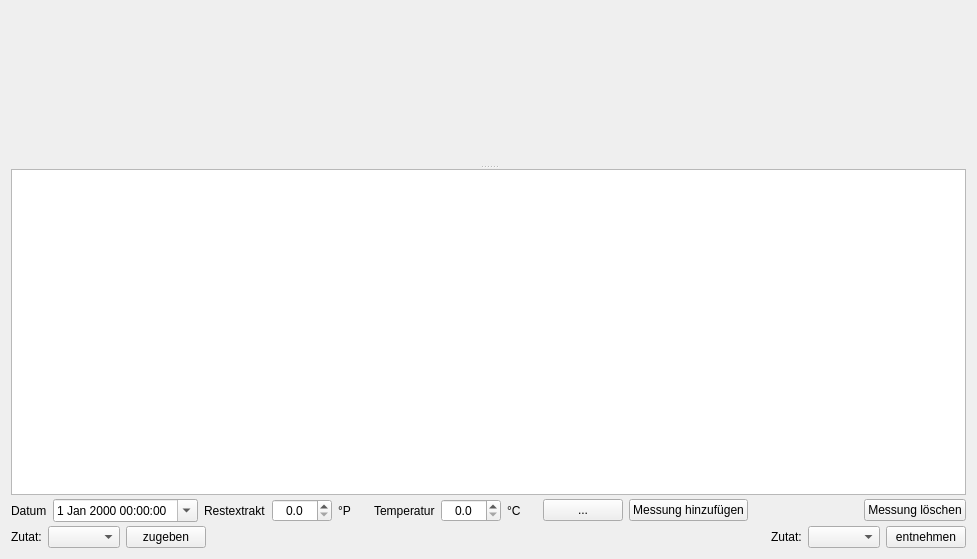
     <widget class="QWidget" name="pageHauptgaerung">
      <property name="geometry">
       <rect>
        <x>0</x>
        <y>0</y>
        <width>977</width>
        <height>559</height>
       </rect>
      </property>
      <property name="toolTip">
       <string>&lt;html&gt;&lt;head/&gt;&lt;body&gt;&lt;p&gt;Dies ist das Feld für die Messungen der &lt;span style=&quot; font-weight:600;&quot;&gt;Hauptgärung&lt;/span&gt;.&lt;/p&gt;&lt;p&gt;Die Hauptgärung gibt Auskunft über die Hefearbeit und damit der &lt;span style=&quot; font-weight:600;&quot;&gt;Hefeaktivität&lt;/span&gt;. Ziel ist es, den Endvergärungsgrad (EVG) innerhalb der Parameter der Hefe laut Herstellerangaben zu erreichen. Bei einer durchnittlichen Hefe sind dies 70%. Optimale Parameter bedeutet ein Maximum an Wirkungsgrad der jeweiligen Hefe. Werte unterhalb der Hefe-Parameter bedeuten unvergorenen Zucker und haben oft einen Fehlgeschmack zur Folge, der sich süßlich, auch Mastigkeit genannt, bemerkbar macht.&lt;/p&gt;&lt;p&gt;Die jeweils letzte Messung wird im Tab Braudaten für den Endvergärungsgrad und den Alkoholgehalt, im Tab Abfülldaten im Feld Sudhausausbeute übernommen. Die Werte der Schnellgärprobe werden primär in die genannten Felder eingetragen.&lt;/p&gt;&lt;p&gt;In allen Fällen sind aber die Werte der Hauptgärung bestimmend.&lt;/p&gt;&lt;/body&gt;&lt;/html&gt;</string>
      </property>
      <attribute name="label">
       <string>Hauptgärung</string>
      </attribute>
      <layout class="QVBoxLayout" name="verticalLayout_5">
       <property name="spacing">
        <number>4</number>
       </property>
       <item>
        <widget class="QSplitter" name="splitterHauptgaerung">
         <property name="orientation">
          <enum>Qt::Vertical</enum>
         </property>
         <widget class="WdgDiagramView" name="widget_DiaHauptgaerverlauf" native="true">
          <property name="minimumSize">
           <size>
            <width>0</width>
            <height>100</height>
           </size>
          </property>
         </widget>
         <widget class="QWidget" name="verticalLayoutWidget_2">
          <layout class="QVBoxLayout" name="verticalLayout_4">
           <property name="spacing">
            <number>4</number>
           </property>
           <item>
            <widget class="TableView" name="tableWidget_Hauptgaerverlauf">
             <property name="alternatingRowColors">
              <bool>true</bool>
             </property>
             <property name="selectionBehavior">
              <enum>QAbstractItemView::SelectRows</enum>
             </property>
             <attribute name="verticalHeaderVisible">
              <bool>false</bool>
             </attribute>
            </widget>
           </item>
           <item>
            <widget class="QWidget" name="wdgEditHauptgaerung1" native="true">
             <layout class="QHBoxLayout" name="horizontalLayout_95">
              <property name="leftMargin">
               <number>0</number>
              </property>
              <property name="topMargin">
               <number>0</number>
              </property>
              <property name="rightMargin">
               <number>0</number>
              </property>
              <property name="bottomMargin">
               <number>0</number>
              </property>
              <item>
               <widget class="QLabel" name="label_33">
                <property name="text">
                 <string>Datum</string>
                </property>
               </widget>
              </item>
              <item>
               <widget class="DateTimeEdit" name="tbDatumHautgaerprobe">
                <property name="toolTip">
                 <string>&lt;html&gt;&lt;head/&gt;&lt;body&gt;&lt;p&gt;Hier wird &lt;span style=&quot; font-weight:600;&quot;&gt;Datum&lt;/span&gt; und &lt;span style=&quot; font-weight:600;&quot;&gt;Uhrzeit&lt;/span&gt; der &lt;span style=&quot; font-weight:600;&quot;&gt;Hauptgärung&lt;/span&gt; eingetragen.&lt;/p&gt;&lt;p&gt;So keine manuelle Eingabe erfolgt, übernimmt der Kleine Brauhelfer die Computerzeit.&lt;/p&gt;&lt;p&gt;Über den Pfeil rechts kann die Kalenderfunktion aktiviert werden.&lt;/p&gt;&lt;/body&gt;&lt;/html&gt;</string>
                </property>
                <property name="calendarPopup">
                 <bool>true</bool>
                </property>
               </widget>
              </item>
              <item>
               <widget class="QLabel" name="label_34">
                <property name="text">
                 <string>Restextrakt</string>
                </property>
               </widget>
              </item>
              <item>
               <widget class="DoubleSpinBox" name="tbSWHauptgaerprobe">
                <property name="minimumSize">
                 <size>
                  <width>60</width>
                  <height>0</height>
                 </size>
                </property>
                <property name="toolTip">
                 <string>&lt;html&gt;&lt;head/&gt;&lt;body&gt;&lt;p&gt;Hier wird der alkoholkorrigierte &lt;span style=&quot; font-weight:600;&quot;&gt;Restextrakt&lt;/span&gt; der &lt;span style=&quot; font-weight:600;&quot;&gt;Hauptgärung&lt;/span&gt; eingegeben. Ist der korrigierte Wert unbekannt, empfiehlt es sich den Button rechts zu nutzen.&lt;/p&gt;&lt;p&gt;Die Korrektur der alkoholbedingten Abweichung lässt sich mit Formeln wie der des US-Amerikaners Sean Terrill auch manuell berechnen. Die Fachliteratur und die Theorieteile von Rezeptesammlungen tauchen hier tief in die Materie ein.&lt;/p&gt;&lt;p&gt;&lt;span style=&quot; font-weight:600; color:#fc0107;&quot;&gt;Achtung:&lt;/span&gt; Auf alle Fälle ist im Feld Restextrakt &lt;span style=&quot; font-weight:600;&quot;&gt;nicht direkt&lt;/span&gt; der Wert der Bierspindel einzutragen oder die auf Plato umgerechnete Messung des Refraktometers. Dies führte zu erheblichen Messfehlern und Fehlinterpretationen.&lt;/p&gt;&lt;/body&gt;&lt;/html&gt;</string>
                </property>
                <property name="alignment">
                 <set>Qt::AlignCenter</set>
                </property>
                <property name="decimals">
                 <number>1</number>
                </property>
                <property name="singleStep">
                 <double>0.100000000000000</double>
                </property>
               </widget>
              </item>
              <item>
               <widget class="QLabel" name="label_4">
                <property name="minimumSize">
                 <size>
                  <width>30</width>
                  <height>0</height>
                 </size>
                </property>
                <property name="maximumSize">
                 <size>
                  <width>30</width>
                  <height>16777215</height>
                 </size>
                </property>
                <property name="text">
                 <string>°P</string>
                </property>
               </widget>
              </item>
              <item>
               <widget class="QLabel" name="label_163">
                <property name="text">
                 <string>Temperatur</string>
                </property>
               </widget>
              </item>
              <item>
               <widget class="DoubleSpinBox" name="tbTempHauptgaerprobe">
                <property name="minimumSize">
                 <size>
                  <width>60</width>
                  <height>0</height>
                 </size>
                </property>
                <property name="toolTip">
                 <string>&lt;html&gt;&lt;head/&gt;&lt;body&gt;&lt;p&gt;Hier wird die &lt;span style=&quot; font-weight:600;&quot;&gt;Temperatur&lt;/span&gt; der &lt;span style=&quot; font-weight:600;&quot;&gt;Hauptgärung&lt;/span&gt; angegeben.&lt;/p&gt;&lt;p&gt;Üblicherweise soll der vom Hersteller empfohlene &lt;span style=&quot; font-weight:600;&quot;&gt;Temperaturkorridor&lt;/span&gt; für die &lt;span style=&quot; font-weight:600;&quot;&gt;Hefearbeit&lt;/span&gt; eingehalten werden. &lt;/p&gt;&lt;p&gt;Zusätzlich können über eine ausgeklügelte Gärführung bestimmte Aromaprofile von Hefen verstärkt oder abgeschwächt werden. Näheres ist hierzu in der Fachliteratur oder Fachforen in Erfahrung zu bringen.&lt;/p&gt;&lt;/body&gt;&lt;/html&gt;</string>
                </property>
                <property name="alignment">
                 <set>Qt::AlignCenter</set>
                </property>
                <property name="decimals">
                 <number>1</number>
                </property>
                <property name="singleStep">
                 <double>0.100000000000000</double>
                </property>
               </widget>
              </item>
              <item>
               <widget class="QLabel" name="label_5">
                <property name="minimumSize">
                 <size>
                  <width>30</width>
                  <height>0</height>
                 </size>
                </property>
                <property name="maximumSize">
                 <size>
                  <width>30</width>
                  <height>16777215</height>
                 </size>
                </property>
                <property name="text">
                 <string>°C</string>
                </property>
               </widget>
              </item>
              <item>
               <widget class="QPushButton" name="btnSWHauptgaerverlauf">
                <property name="toolTip">
                 <string>&lt;html&gt;&lt;head/&gt;&lt;body&gt;&lt;p&gt;Über diesen Button &lt;span style=&quot; font-weight:600;&quot;&gt;korrigiert&lt;/span&gt; der Kleine Brauhelfer &lt;span style=&quot; font-weight:600;&quot;&gt;Messfehler&lt;/span&gt; der &lt;span style=&quot; font-weight:600;&quot;&gt;Hauptgärung  &lt;/span&gt;von Bierspindel und Refraktometer und berechnet den korrekten Restextrakt anhand der aktuell gemessenen Temperatur.&lt;/p&gt;&lt;p&gt;Bei Messung des Extraktgehalts eines alkoholhaltigen Jungbiers mit dem Refraktometer wird der Wert durch den Alkohol verfälscht. Wenn die ursprüngliche Stammwürze bekannt ist, kann man diesen Fehler korrigieren.&lt;/p&gt;&lt;p&gt;Zur Beachtung: Eine höhere Temperatur im Gärgefäß im Vergleich zur Außentemperatur ist während größerer Hefeaktivität um 1°C bis 2°C durchaus üblich.&lt;/p&gt;&lt;/body&gt;&lt;/html&gt;</string>
                </property>
                <property name="text">
                 <string notr="true">...</string>
                </property>
               </widget>
              </item>
              <item>
               <widget class="QPushButton" name="btnAddHauptgaerMessung">
                <property name="toolTip">
                 <string>&lt;html&gt;&lt;head/&gt;&lt;body&gt;&lt;p&gt;Hiermit werden die in den Feldern Datum, Restextrakt und Temperatur eingegebenen Werte der &lt;span style=&quot; font-weight:600;&quot;&gt;Hauptgärung &lt;/span&gt;als neue &lt;span style=&quot; font-weight:600;&quot;&gt;Messung&lt;/span&gt; in die Tabelle aufgenommen.&lt;/p&gt;&lt;/body&gt;&lt;/html&gt;</string>
                </property>
                <property name="text">
                 <string>Messung hinzufügen</string>
                </property>
               </widget>
              </item>
              <item>
               <spacer name="horizontalSpacer_68">
                <property name="orientation">
                 <enum>Qt::Horizontal</enum>
                </property>
                <property name="sizeHint" stdset="0">
                 <size>
                  <width>18</width>
                  <height>20</height>
                 </size>
                </property>
               </spacer>
              </item>
              <item>
               <widget class="QPushButton" name="btnDelHauptgaerMessung">
                <property name="toolTip">
                 <string>&lt;html&gt;&lt;head/&gt;&lt;body&gt;&lt;p&gt;Hier wird eine &lt;span style=&quot; font-weight:600;&quot;&gt;Messung &lt;/span&gt;der &lt;span style=&quot; font-weight:600;&quot;&gt;Hauptgärung gelöscht&lt;/span&gt;. Sie muss dazu markiert sein.&lt;/p&gt;&lt;/body&gt;&lt;/html&gt;</string>
                </property>
                <property name="text">
                 <string>Messung löschen</string>
                </property>
               </widget>
              </item>
             </layout>
            </widget>
           </item>
           <item>
            <widget class="QWidget" name="wdgEditHauptgaerung2" native="true">
             <layout class="QHBoxLayout" name="horizontalLayout_22">
              <property name="leftMargin">
               <number>0</number>
              </property>
              <property name="topMargin">
               <number>0</number>
              </property>
              <property name="rightMargin">
               <number>0</number>
              </property>
              <property name="bottomMargin">
               <number>0</number>
              </property>
              <item>
               <widget class="QWidget" name="widget_EwzZugeben" native="true">
                <layout class="QHBoxLayout" name="horizontalLayout_23">
                 <property name="leftMargin">
                  <number>0</number>
                 </property>
                 <property name="topMargin">
                  <number>0</number>
                 </property>
                 <property name="rightMargin">
                  <number>0</number>
                 </property>
                 <property name="bottomMargin">
                  <number>0</number>
                 </property>
                 <item>
                  <widget class="QLabel" name="label_3">
                   <property name="text">
                    <string>Zutat:</string>
                   </property>
                  </widget>
                 </item>
                 <item>
                  <widget class="ComboBox" name="comboBox_GaerungEwzAuswahl">
                   <property name="toolTip">
                    <string>&lt;html&gt;&lt;head/&gt;&lt;body&gt;&lt;p&gt;Der Klick auf den Button &lt;span style=&quot; font-weight:600;&quot;&gt;Zutat&lt;/span&gt; öffnet die Liste der im Rezept festgelegten Zutaten zur Zugabe. Im Tab Rezept ist dies ebenfalls möglich.&lt;/p&gt;&lt;p&gt;Wird die &lt;span style=&quot; font-weight:600;&quot;&gt;Zugabe&lt;/span&gt; und &lt;span style=&quot; font-weight:600;&quot;&gt;Entnahme&lt;/span&gt; nicht ausgeführt, kann später der Sud nicht als abgefüllt markiert werden.&lt;/p&gt;&lt;p&gt;In den Tabs &lt;span style=&quot; font-weight:600;&quot;&gt;Rezept&lt;/span&gt; und im &lt;span style=&quot; font-weight:600;&quot;&gt;Spickzettel&lt;/span&gt; ist der Zeitpunkt der Gabe und Entnahme eingestellt.&lt;/p&gt;&lt;/body&gt;&lt;/html&gt;</string>
                   </property>
                  </widget>
                 </item>
                 <item>
                  <widget class="QPushButton" name="btnGaerungEwzZugeben">
                   <property name="toolTip">
                    <string>&lt;html&gt;&lt;head/&gt;&lt;body&gt;&lt;p&gt;Mit Klick auf diesen Button wird dem Kleinen Brauhelfer die &lt;span style=&quot; font-weight:600;&quot;&gt;Zugabe&lt;/span&gt; einer Zutat mitgeteilt. An verschiedenen Stellen des Programms wird dies berücksichtigt.&lt;/p&gt;&lt;p&gt;Im Tab Rezept kann man im Reiter &lt;span style=&quot; font-weight:600;&quot;&gt;Weitere Zutaten &lt;/span&gt;ebenfalls Zutaten zugeben (und entnehmen).&lt;/p&gt;&lt;p&gt;Wird der Klick auf &lt;span style=&quot; font-weight:600;&quot;&gt;zugeben &lt;/span&gt;und &lt;span style=&quot; font-weight:600;&quot;&gt;entnehmen&lt;/span&gt; vergessen, kann später der Sud nicht als abgefüllt markiert werden. In den Tabs Rezept und Spickzettel ist der Zeitpunkt der Gabe und Entnahme festgehalten.&lt;/p&gt;&lt;/body&gt;&lt;/html&gt;</string>
                   </property>
                   <property name="text">
                    <string>zugeben</string>
                   </property>
                  </widget>
                 </item>
                 <item>
                  <spacer name="horizontalSpacer_2">
                   <property name="orientation">
                    <enum>Qt::Horizontal</enum>
                   </property>
                   <property name="sizeType">
                    <enum>QSizePolicy::Expanding</enum>
                   </property>
                   <property name="sizeHint" stdset="0">
                    <size>
                     <width>100</width>
                     <height>20</height>
                    </size>
                   </property>
                  </spacer>
                 </item>
                </layout>
               </widget>
              </item>
              <item>
               <widget class="QWidget" name="widget_EwzEntnehmen" native="true">
                <layout class="QHBoxLayout" name="horizontalLayout_24">
                 <property name="leftMargin">
                  <number>0</number>
                 </property>
                 <property name="topMargin">
                  <number>0</number>
                 </property>
                 <property name="rightMargin">
                  <number>0</number>
                 </property>
                 <property name="bottomMargin">
                  <number>0</number>
                 </property>
                 <item>
                  <spacer name="horizontalSpacer_16">
                   <property name="orientation">
                    <enum>Qt::Horizontal</enum>
                   </property>
                   <property name="sizeType">
                    <enum>QSizePolicy::Expanding</enum>
                   </property>
                   <property name="sizeHint" stdset="0">
                    <size>
                     <width>100</width>
                     <height>20</height>
                    </size>
                   </property>
                  </spacer>
                 </item>
                 <item>
                  <widget class="QLabel" name="label_70">
                   <property name="text">
                    <string>Zutat:</string>
                   </property>
                  </widget>
                 </item>
                 <item>
                  <widget class="ComboBox" name="comboBox_GaerungEwzAuswahlEntnahme">
                   <property name="toolTip">
                    <string>&lt;html&gt;&lt;head/&gt;&lt;body&gt;&lt;p&gt;Der Klick auf den Button &lt;span style=&quot; font-weight:600;&quot;&gt;Entnahme&lt;/span&gt; öffnet die Liste der im Rezept festgelegten Zutaten zur Gärung.&lt;/p&gt;&lt;p&gt;Entnommende Zutaten müssen hier ausgewählt und bestätigt werden. Im Tab Rezept ist dies ebenfalls möglich. Wird die &lt;span style=&quot; font-weight:600;&quot;&gt;Zugabe&lt;/span&gt; und &lt;span style=&quot; font-weight:600;&quot;&gt;Entnahme&lt;/span&gt; nicht ausgeführt, kann später der Sud nicht als abgefüllt markiert werden.&lt;/p&gt;&lt;p&gt;In den Tabs &lt;span style=&quot; font-weight:600;&quot;&gt;Rezept&lt;/span&gt; und im &lt;span style=&quot; font-weight:600;&quot;&gt;Spickzettel&lt;/span&gt; ist der Zeitpunkt der Gabe und Entnahme eingestellt.&lt;/p&gt;&lt;/body&gt;&lt;/html&gt;</string>
                   </property>
                  </widget>
                 </item>
                 <item>
                  <widget class="QPushButton" name="btnGaerungEwzEntnehmen">
                   <property name="toolTip">
                    <string>&lt;html&gt;&lt;head/&gt;&lt;body&gt;&lt;p&gt;Mit Klick auf diesen Button wird dem Kleinen Brauhelfer die &lt;span style=&quot; font-weight:600;&quot;&gt;Entnahme&lt;/span&gt; einer Zutat mitgeteilt. An verschiedenen Stellen des Programms wird dies berücksichtigt.&lt;/p&gt;&lt;p&gt;Im Tab Rezept kann man im Reiter &lt;span style=&quot; font-weight:600;&quot;&gt;Weitere Zutaten &lt;/span&gt;ebenfalls Zutaten zugeben (und entnehmen).&lt;/p&gt;&lt;p&gt;Wird der Klick auf &lt;span style=&quot; font-weight:600;&quot;&gt;zugeben &lt;/span&gt;und &lt;span style=&quot; font-weight:600;&quot;&gt;entnehmen&lt;/span&gt; vergessen, kann später der Sud nicht als abgefüllt markiert werden. In den Tabs Rezept und Spickzettel ist der Zeitpunkt der Gabe und Entnahme festgehalten.&lt;/p&gt;&lt;/body&gt;&lt;/html&gt;</string>
                   </property>
                   <property name="text">
                    <string>entnehmen</string>
                   </property>
                  </widget>
                 </item>
                </layout>
               </widget>
              </item>
             </layout>
            </widget>
           </item>
          </layout>
         </widget>
        </widget>
       </item>
      </layout>
     </widget>
